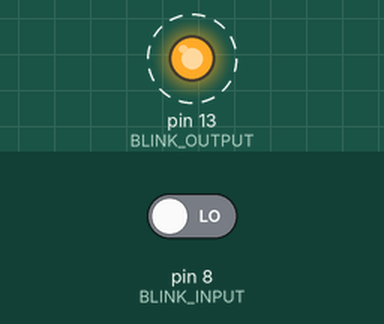
This sketch was run on a simulated Arduino Uno, built with avr-gcc and run on an emulated ATmega328P. On the bench: output pins drawn as LEDs (lit = HIGH). Dashed ring = blinking. The inputs (shaded band) are chosen by the test bench; at power-on: pin 8 (BLINK_INPUT) LOW.

Above: at 4.8 s.
4.9 s: pin 8 (BLINK_INPUT) driven HIGH
At 5.8 s:
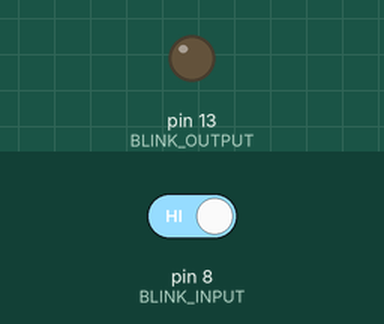
At 6.4 s:
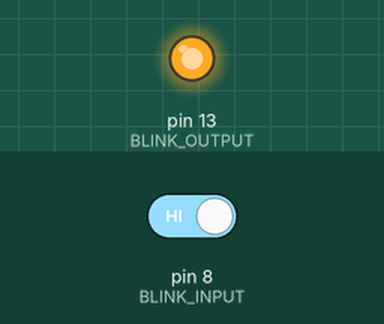
Timing chart, 0 to 14.4 s (numbered marks = the images above; inputs shaded):
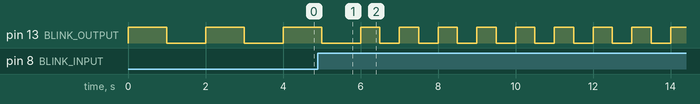

Measured:
- by itself, pin 13 (BLINK_OUTPUT): repeats every 1.0 s: HIGH 0.50 s, LOW 0.50 s

The sketch:

interpace_led.ino
```cpp
#define BLINK_INPUT (8) // 8번포트
#define BLINK_OUTPUT (13) // 13포트
#define BLINK_ON_DELAY (1000) // 깜빡임 1초에 한번
#define BLINK_OFF_DELAY (2000) // 딜레이 2초

void initPort(){ // initPort함수 선언
  pinMode(BLINK_INPUT, INPUT); // 사용자 입력 핀번호
  pinMode(BLINK_OUTPUT, OUTPUT);  // LED 출력 핀번호
}

int checkPort(){ // 포트에 입력이 들어왔는지 체크 함수 선언
  return digitalRead(BLINK_INPUT);
}

void blinkLed(int nDelayMs)
{
  int nHalfDelayMs = nDelayMs/2;
  digitalWrite(BLINK_OUTPUT, HIGH); // LED on
  delay(nHalfDelayMs);
  digitalWrite(BLINK_OUTPUT, LOW); // LED off
  delay(nHalfDelayMs);
}

void outputLed(int nInput){
  if (nInput == HIGH) blinkLed(BLINK_ON_DELAY);
  else blinkLed(BLINK_OFF_DELAY); // LOW
}

// setup과 loop코드를 짧게 하기위해 위에 함수 선언

void setup() {
  // put your setup code here, to run once:
  initPort();
}

void loop() {
  // put your main code here, to run repeatedly:
  int nInput = checkPort(); // Input이 checkPort를 통해 들어옴
  outputLed(nInput); // outputLed는 입력을 받아야 LED깜빡임
}
```
